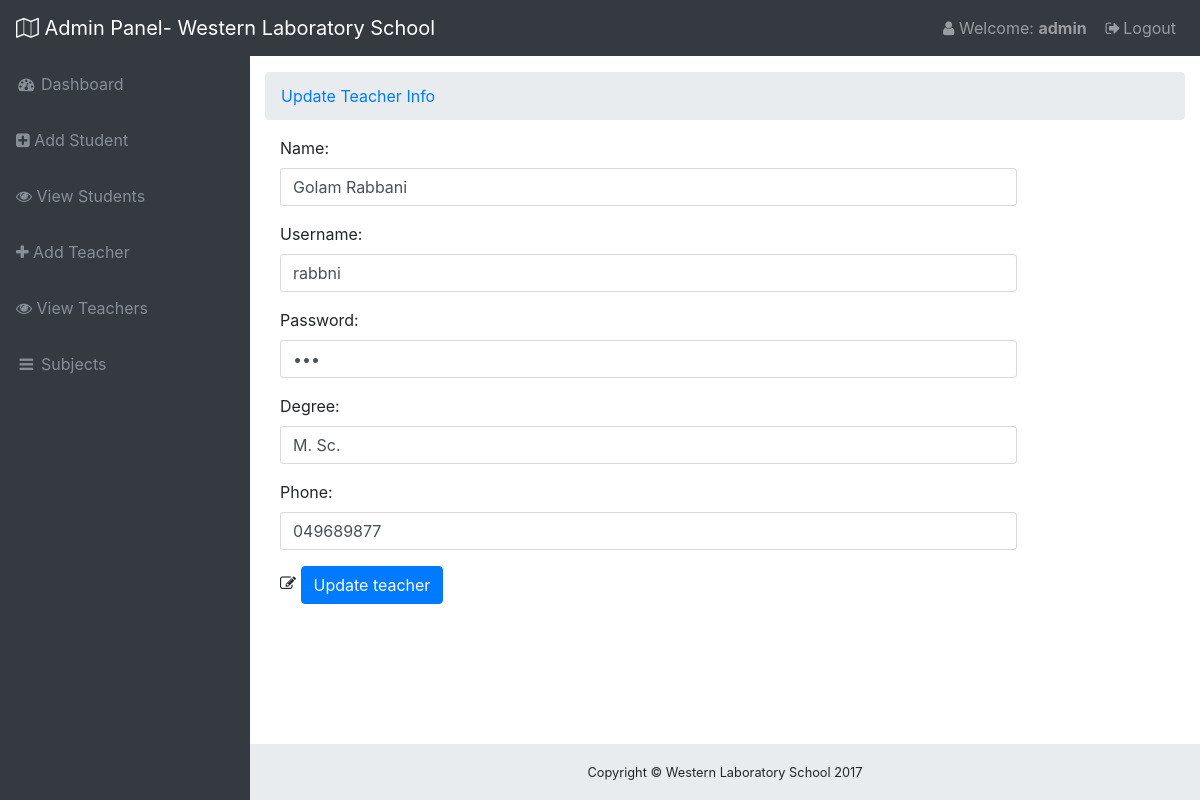
Page /admin/editteacher.php?tcid=8 (signed in) on the committed database.
### tables this page shows
CREATE TABLE `tbl_teacher` (
  `id` int(11) NOT NULL,
  `name` varchar(50) NOT NULL,
  `username` varchar(50) NOT NULL,
  `password` varchar(32) NOT NULL,
  `degree` varchar(50) NOT NULL,
  `phone` varchar(30) NOT NULL
);

### libs/Database.php (called while the page is built, shortened)
<?php
Class Database{
	public $host   = DB_HOST;
	public $user   = DB_USER;
	public $pass   = DB_PASS;
	public $dbname = DB_NAME;
	public $link;
	private function connectDB(){
	$this->link = new mysqli($this->host, $this->user, $this->pass, $this->dbname);
 }
	public function select($query){
		$result = $this->link->query($query) or die($this->link->error.__LINE__);
		if($result->num_rows > 0){
			return $result;
		} else {
			return false;
		}
	}
}

### classes/Adminobls.php (called while the page is built, shortened)
<?php
    include_once ("/../libs/Database.php");
Class Adminobls{
	private $db;
	public function __construct(){
		$this->db = new Database();
	}
	public function getSingleTeacherRows($tcid){
		$sql = "SELECT * FROM tbl_teacher WHERE id = '$tcid'";
		$result = $this->db->select($sql);
		return $result;
	}
	}
?>

### admin/editteacher.php (the view, shortened to what this page needs)
<?php
include_once "admin_header.php";
?>
    <div class="container-fluid">
      <ol class="breadcrumb">
        <li class="breadcrumb-item">
          <a href="#">Update Teacher Info</a>
        </li>
      </ol>
    	 <?php
    	  if (isset($_GET['tcid'])){
                  $tcid = $_GET['tcid'] ;
            }
		?>
		<?php
                  $single = $ad->getSingleTeacherRows($tcid);
                  if ($single) {
                    while ($row = $single->fetch_assoc()) {
        ?>
		<form class="form-horizontal" action="" method="POST">
		  <div class="form-group">
		    <label class="control-label col-sm-2" for="email">Name:</label>
		    <div class="col-sm-10">
		      <input type="text" name="name" class="form-control" id="email" value="<?php echo $row['name'];?>">
		    </div>
		  </div>
		  <div class="form-group">
		    <label class="control-label col-sm-2" for="email">Username:</label>
		    <div class="col-sm-10">
		      <input type="text" name="uname" class="form-control" id="email" value="<?php echo $row['username'];?>">
		    </div>
		  </div>
		  <div class="form-group">
		    <label class="control-label col-sm-2" for="pwd">Password:</label>
		    <div class="col-sm-10">
		      <input type="password" name="pass" class="form-control" id="pwd" value="<?php echo $row['password'];?>">
		    </div>
		  </div>
		  <div class="form-group">
		    <label class="control-label col-sm-2" for="email">Degree:</label>
		    <div class="col-sm-10">
		      <input type="text" name="degree" class="form-control" id="email" value="<?php echo $row['degree'];?>">
		    </div>
		  </div>
		  <div class="form-group">
		    <label class="control-label col-sm-2" for="email">Phone:</label>
		    <div class="col-sm-10">
		      <input type="text" name="phone" class="form-control" id="email" value="<?php echo $row['phone'];?>">
		    </div>
		  </div>
		  <div class="form-group">
		    <div class="col-sm-offset-2 col-sm-10">
		    	<i class="fa fa-pencil-square-o" aria-hidden="true"></i>
		      <input type="submit" class="btn btn-primary" value="Update teacher" />
		    </div>
		  </div>
		</form>
		<?php
			   	}
              }
		?>
	</div>
<?php
include_once "admin_footer.php";
?>

### admin/css/sb-admin.css (style rules this page uses)
html { position: relative; min-height: 100%; }
body { overflow-x: hidden; }
body.sticky-footer { margin-bottom: 56px; }
body.fixed-nav { padding-top: 56px; }

### rows in the picture
tbl_teacher: name "Golam Rabbani", uname "rabbni", degree "M. Sc.", phone "049689877"

### other values in the picture
Session::get('username') "admin"
